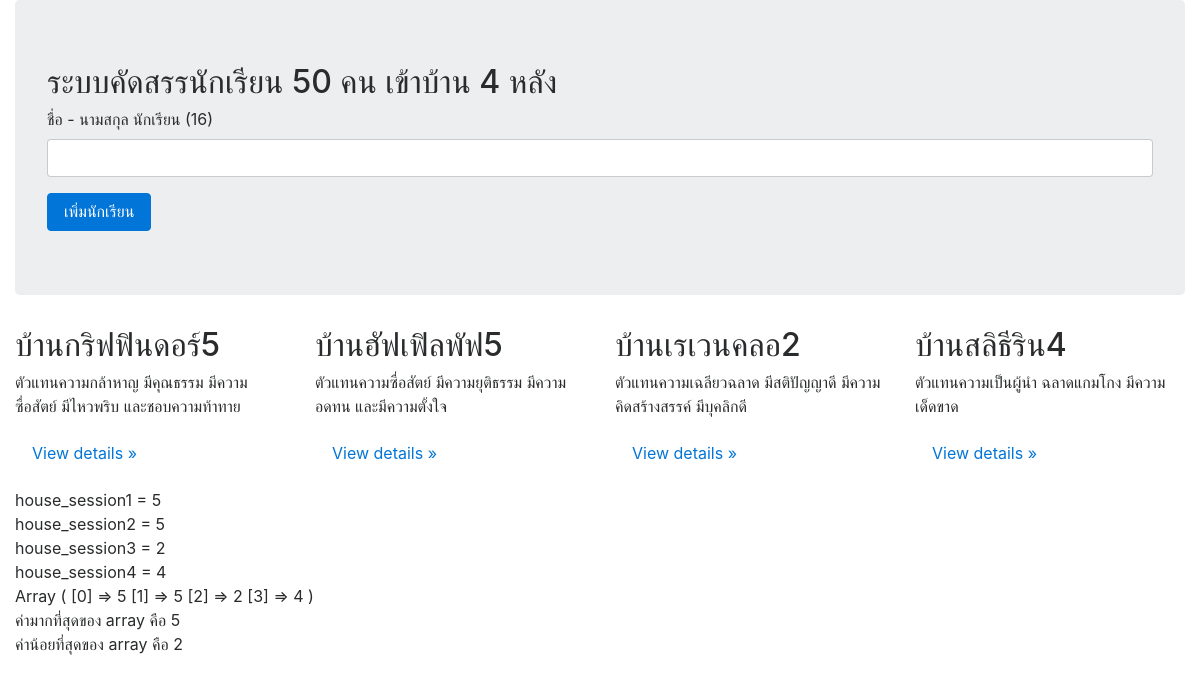
The page / on the database its author committed.
### tables this page shows
CREATE TABLE `house` (
  `house_id` int(11) NOT NULL,
  `house_name` varchar(20) NOT NULL,
  `house_detail` varchar(100) NOT NULL,
  `house_picture` varchar(20) NOT NULL
);

### index.php (the view, shortened to what this page needs)
<?php require_once('Connections/harry.php'); ?>
<?php
$query_student = "SELECT * FROM student";
$student = mysql_query($query_student, $harry) or die(mysql_error());
$totalRows_student = mysql_num_rows($student);
$editFormAction = $_SERVER['PHP_SELF'];
if (isset($_SERVER['QUERY_STRING'])) {
  $editFormAction .= "?" . htmlentities($_SERVER['QUERY_STRING']);
}
$query_house = "SELECT * FROM house ORDER BY house_id ASC";
$house = mysql_query($query_house, $harry) or die(mysql_error());
$row_house = mysql_fetch_assoc($house);
?>
<!DOCTYPE html>
<html lang="en">
<head>
    <link href="css/bootstrap.min.css" rel="stylesheet">
    <link href="css/style.css" rel="stylesheet">
</head>
<body>
    <div class="container-fluid">
        <div class="row">
            <div class="col-md-12">
                <div class="jumbotron">
                    <h2>
                        ระบบคัดสรรนักเรียน 50 คน เข้าบ้าน 4 หลัง
                    </h2>
                    <form action="<?php echo $editFormAction; ?>" name="frm_addstudent" method="get"
                        enctype="multipart/form-data" id="frm_addstudent" role="form">
                        <div class="form-group">
                            <label for="exampleInputEmail1">
                                ชื่อ - นามสกุล นักเรียน (<?php echo $totalRows_student ?>)
                            </label>
                            <input type="text" class="form-control" id="exampleInputEmail1" name="txt_fullname"
                                required />
                        </div>
                        <button type="submit" class="btn btn-primary">
                            เพิ่มนักเรียน
                        </button>
                    </form>
                </div>
            </div>
        </div>
        <div class="row">
            <?php do { ?>
            <div class="col-md-3">
                <h2>
                    <?php
                    echo $row_house['house_name'];
                    $hid1 = $row_house['house_id'];
                    $sql = "SELECT * FROM student where house_id='$hid1'";
                    $row = mysql_query($sql);
                    $nrow = mysql_num_rows($row);
                    echo $nrow;
                    ?>
                </h2>
                <p>
                    <?php echo $row_house['house_detail']; ?></p>
                <p>
                    <a class="btn" href="house_view.php?houseid=<?php echo $row_house['house_id'];?>">View details »</a>
                </p>
            </div>
            <?php } while ($row_house = mysql_fetch_assoc($house)); ?>
        </div>
        <div class="row">
            <div class="col-md-12">
                <?php echo "house_session1 = ".$_SESSION["house_session1"];?>
                <?php echo "house_session2 = ".$_SESSION["house_session2"];?>
                <?php echo "house_session3 = ".$_SESSION["house_session3"];?>
                <?php echo "house_session4 = ".$_SESSION["house_session4"];?>
                <?php
                    $a = array($_SESSION["house_session1"], $_SESSION["house_session2"], $_SESSION["house_session3"], $_SESSION["house_session4"]);
                    print_r( $a );
                    echo "<br/>";
                    echo "ค่ามากที่สุดของ array คือ ".max( $a );
                    echo "<br/>";
                    echo "ค่าน้อยที่สุดของ array คือ ".min( $a );
                ?>
            </div>
        </div>
    </div>
</body>
</html>

### rows shown on the page
house: house_name "บ้านกริฟฟินดอร์", nrow "5", house_detail "ตัวแทนความกล้าหาญ มีคุณธรรม มีความซื่อสัตย์ มีไหวพริบ และชอบความท้าทาย"
house: house_name "บ้านฮัฟเฟิลพัฟ", nrow "5", house_detail "ตัวแทนความซื่อสัตย์ มีความยุติธรรม มีความอดทน และมีความตั้งใจ"
house: house_name "บ้านเรเวนคลอ", nrow "2", house_detail "ตัวแทนความเฉลียวฉลาด มีสติปัญญาดี มีความคิดสร้างสรรค์ มีบุคลิกดี"
house: house_name "บ้านสลิธีริน", nrow "4", house_detail "ตัวแทนความเป็นผู้นำ ฉลาดแกมโกง มีความเด็ดขาด"

### other values the page prints
$totalRows_student "16"
$_SESSION["house_session1"] "5"
$_SESSION["house_session2"] "5"
$_SESSION["house_session3"] "2"
$_SESSION["house_session4"] "4"
max( $a ) "5"
min( $a ) "2"
